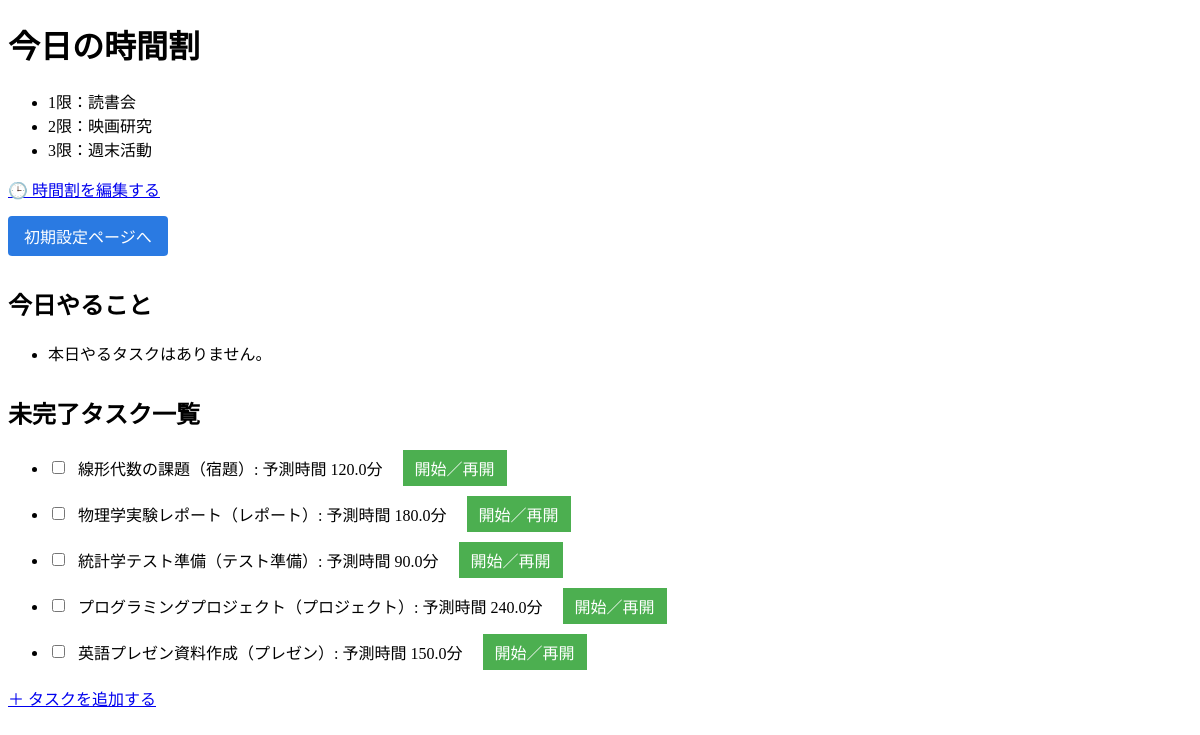
The page / on the database its author committed.
### tables this page shows
CREATE TABLE timetable (
                id INTEGER PRIMARY KEY AUTOINCREMENT,
                weekday INTEGER NOT NULL,
                period INTEGER NOT NULL,
                subject TEXT NOT NULL
            );

CREATE TABLE task (
                id INTEGER PRIMARY KEY AUTOINCREMENT,
                subject TEXT NOT NULL,
                category TEXT NOT NULL,
                difficulty INTEGER NOT NULL,
                due_date DATE NOT NULL,
                created_at DATETIME NOT NULL,
                predicted_time REAL,
                time_spent REAL,
                assigned_for_today INTEGER DEFAULT 0,
                assigned_date DATE
            );

### app.py (the view)
@app.route("/")
def index():
    with engine.begin() as conn:
        today_weekday_name = datetime.now().strftime("%A")
        today_weekday = weekday_mapping[today_weekday_name]
        tasks_today = conn.execute(text("""
            SELECT * FROM task
            WHERE assigned_for_today = 1
            ORDER BY due_date
        """)).fetchall()
        tasks_remaining = conn.execute(text("""
            SELECT * FROM task
            WHERE assigned_for_today = 0
            ORDER BY due_date
        """)).fetchall()
        timetable = conn.execute(text("""
            SELECT * FROM timetable
            WHERE weekday = :weekday
            ORDER BY period
        """), {"weekday": today_weekday}).fetchall()
    return render_template("index.html", tasks_today=tasks_today, tasks_remaining=tasks_remaining, timetable=timetable)

### app.py (called while the page is built)
@app.before_request
def before_request():
    if request.endpoint not in ("setup", "edit_timetable", "static"):
        maybe_generate_today_tasks()

### templates/index.html (shortened to what this page needs)
<!DOCTYPE html>
<html lang="ja">
<head>
</head>
<body>
  <h1>今日の時間割</h1>
  <ul>
    {% for slot in timetable %}
      <li>{{ slot.period }}限：{{ slot.subject }}</li>
    {% else %}
      <li>時間割が登録されていません。</li>
    {% endfor %}
  </ul>
  <a href="{{ url_for('edit_timetable') }}">🕒 時間割を編集する</a><br>
  <a href="{{ url_for('setup') }}" class="nav-btn">初期設定ページへ</a>
  <h2>今日やること</h2>
  <ul>
    {% for task in tasks_today %}
      <li>
        <div class="task-row">
          {% set completed = task.time_spent is not none %}
          <input type="checkbox"
                 class="complete-checkbox"
                 data-task-id="{{ task.id }}"
                 {% if completed %}checked disabled{% endif %}>
          <label id="task_label_{{ task.id }}"
                 class="{% if completed %}completed{% endif %}">
            {{ task.subject }}（{{ task.category }}）:
            {% if completed %}
              完了（実績 {{ task.time_spent }}分）
            {% else %}
              予測時間 {{ task.predicted_time }}分
            {% endif %}
          </label>
          <span class="timer-info" id="timer_info_{{ task.id }}"></span>
          {% if not completed %}
            <a href="{{ url_for('start_task', task_id=task.id) }}" class="start-btn">開始／再開</a>
          {% endif %}
        </div>
      </li>
    {% else %}
      <li>本日やるタスクはありません。</li>
    {% endfor %}
  </ul>
  <h2>未完了タスク一覧</h2>
  <ul>
    {% for task in tasks_remaining %}
      <li>
        <div class="task-row">
          {% set completed = task.time_spent is not none %}
          <input type="checkbox"
                 class="complete-checkbox"
                 data-task-id="{{ task.id }}"
                 {% if completed %}checked disabled{% endif %}>
          <label id="task_label_{{ task.id }}"
                 class="{% if completed %}completed{% endif %}">
            {{ task.subject }}（{{ task.category }}）:
            {% if completed %}
              完了（実績 {{ task.time_spent }}分）
            {% else %}
              予測時間 {{ task.predicted_time }}分
            {% endif %}
          </label>
          {% if not completed %}
            <a href="{{ url_for('start_task', task_id=task.id) }}" class="start-btn">開始／再開</a>
          {% endif %}
        </div>
      </li>
    {% else %}
      <li>未完了タスクはありません。</li>
    {% endfor %}
  </ul>
  <a href="{{ url_for('add_task') }}">＋ タスクを追加する</a>
</body>
</html>

### templates/index.html (style rules this page uses)
.task-row { display: flex; align-items: center; gap: 10px; margin-bottom: 10px; flex-wrap: wrap; }
.start-btn { padding: 6px 12px; background-color: #4CAF50; color: white; border: none; text-decoration: none; cursor: pointer; }
.nav-btn { display: inline-block; padding: 8px 16px; background: #2a7ae2; color: #fff; text-decoration: none; border-radius: 4px; margin-top: 15px; }
h2 { margin-top: 30px; }

### rows shown on the page
timetable: period "1", subject "読書会"
timetable: period "2", subject "映画研究"
timetable: period "3", subject "週末活動"
task: subject "線形代数の課題", category "宿題", predicted_time "120.0"
task: subject "物理学実験レポート", category "レポート", predicted_time "180.0"
task: subject "統計学テスト準備", category "テスト準備", predicted_time "90.0"
task: subject "プログラミングプロジェクト", category "プロジェクト", predicted_time "240.0"
task: subject "英語プレゼン資料作成", category "プレゼン", predicted_time "150.0"
